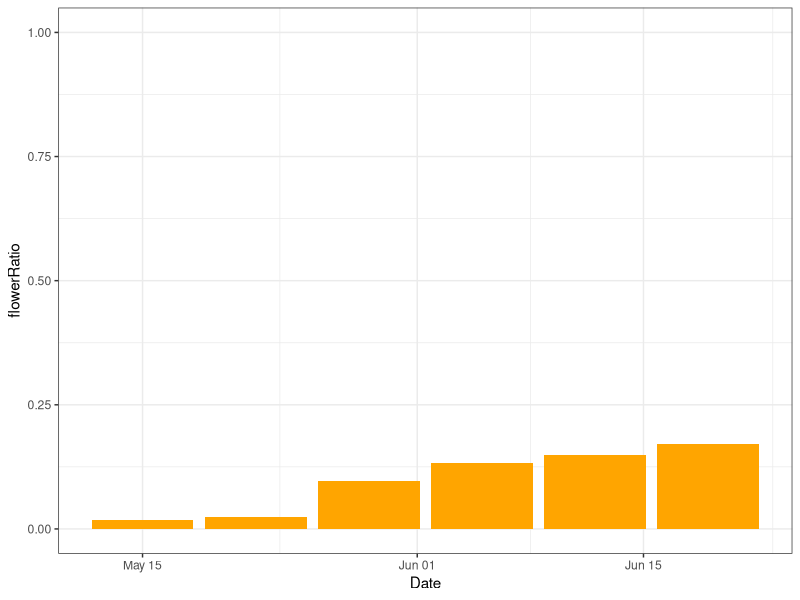
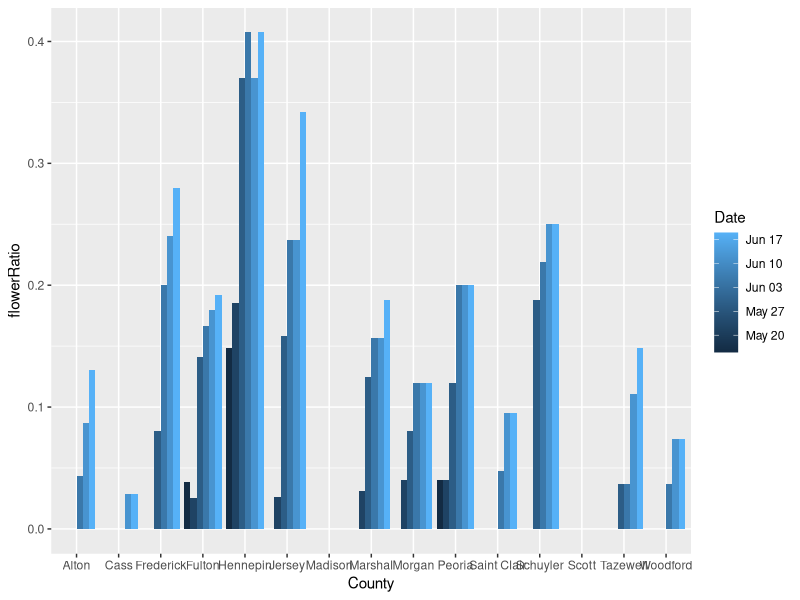
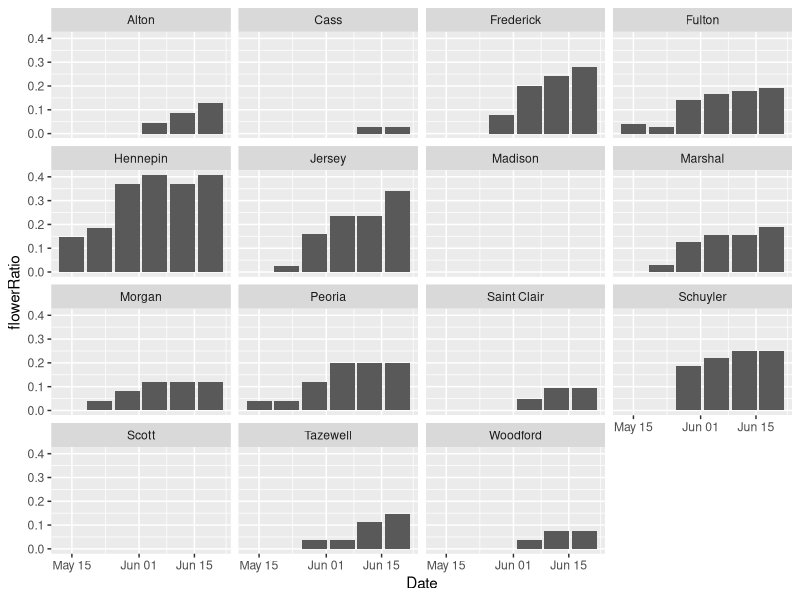
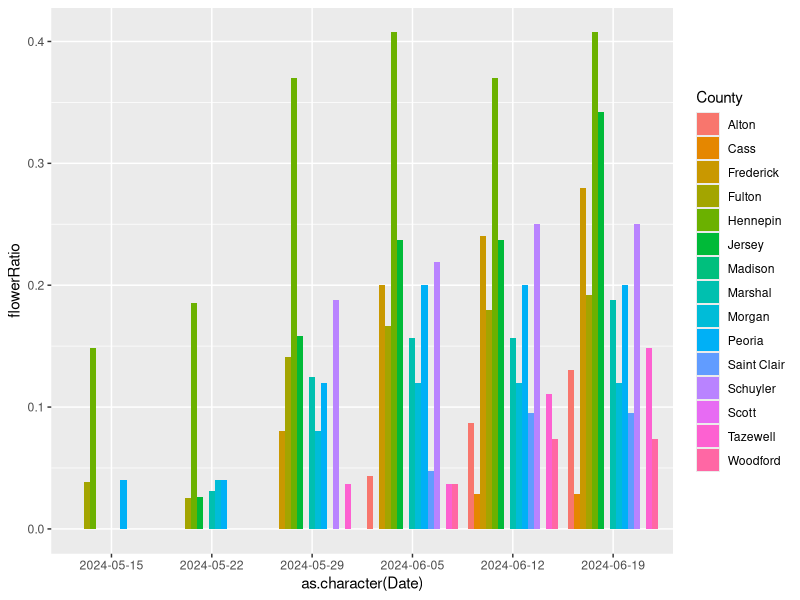
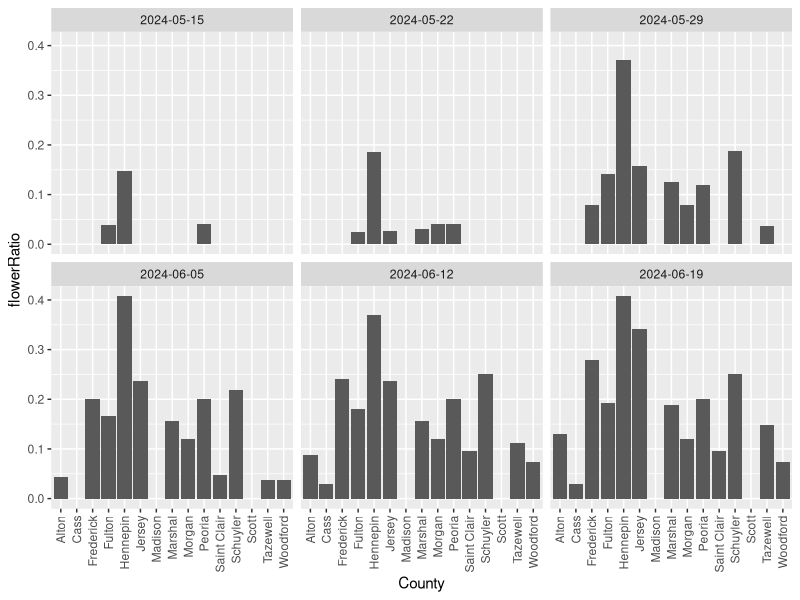
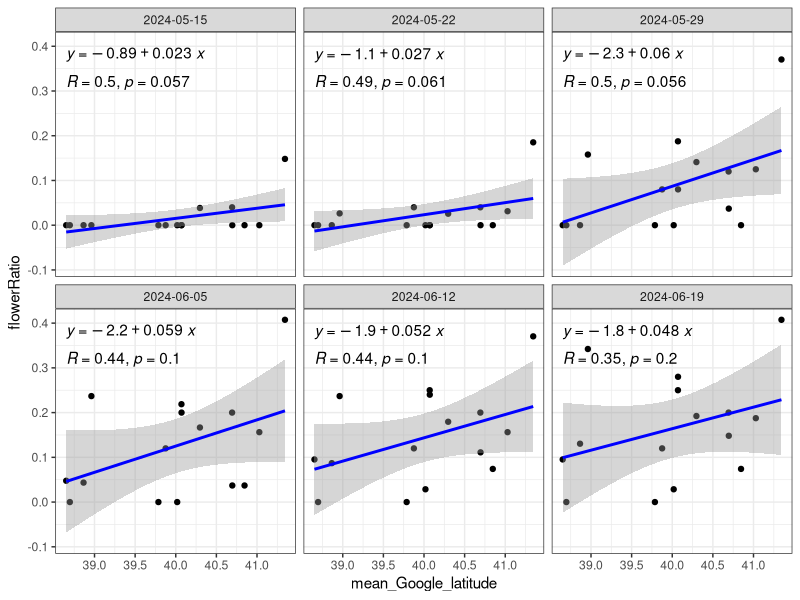

Write R code to recreate these figures, in order. (Note: this script raises an error after producing the figures.)
library(tidyverse)
library(ggpubr)

setwd("/Users/kuowenhsi/Library/CloudStorage/OneDrive-WashingtonUniversityinSt.Louis/MOBOT/MOBOT_Boltonia")

Boltonia_data <- read_csv("./data/tidy_boltonia_data.csv")

unique(Boltonia_data$variable_name)

# make flowering ratio by Date into a plot

Boltonia_data_FlowerRatio <- Boltonia_data %>%
  filter(variable_name == "numDiscF") %>%
  mutate(values = case_when(is.na(values) ~ 0, values == 0 ~ 0, values >= 1 ~ 1, TRUE ~ as.numeric(NA))) %>%
  group_by(Date) %>%
  summarize(flowerRatio = sum(values)/n())

# make days to flower data

Boltonia_data_DaysToFlower <- Boltonia_data %>%
  mutate(PlantingDate = as.Date(PlantingDate, "%m/%d/%y"), FirstLeafDate = as.Date(FirstLeafDate, "%m/%d/%y"))%>%
  filter(variable_name %in% c("numFlwrB", "numRayF", "numDiscF"))%>%
  mutate(values = case_when(is.na(values) ~ 0, TRUE ~ values))%>%
  mutate(index = factor(index))%>%
  group_by(index, variable_name)%>%
  arrange(Date_index, .by_group = TRUE)%>%
  mutate(is_first = case_when((lag(values) == 0 & values > 0) ~ TRUE, TRUE ~ FALSE))%>%
  filter(is_first == TRUE)%>%
  filter(Date_index == min(Date_index))%>%
  select(index, PlantingDate, FirstLeafDate, variable_name, Date)%>%
  mutate(DaysToFlower = Date -PlantingDate)%>%
  ungroup()%>%
  complete(index, variable_name)%>%
  mutate(DaysToFlower = case_when(is.na(DaysToFlower) ~ as.difftime(150, "%d", "days"), TRUE ~ DaysToFlower))%>%
  select(index, variable_name, DaysToFlower)
  



p <- ggplot(data = Boltonia_data_FlowerRatio, mapping = aes(x = Date, y = flowerRatio)) + 
  geom_col(fill = "orange")+
  scale_y_continuous(limits = c(0, 1))+
  theme_bw()

p

# Then plot flowering ratio by Date and County

Boltonia_data_FlowerRatio_county <- Boltonia_data %>%
  filter(variable_name == "numDiscF") %>%
  mutate(values = case_when(is.na(values) ~ 0, values == 0 ~ 0, values >= 1 ~ 1, TRUE ~ as.numeric(NA))) %>%
  group_by(Date, County) %>%
  summarize(flowerRatio = sum(values)/n(), mean_Google_latitude = mean(Google_Latitude), mean_Google_longitude = mean(Google_Longitude))%>%
  arrange(County, Date)


# plot

# County first
p <- ggplot(data = Boltonia_data_FlowerRatio_county, aes(x = County, y = flowerRatio))+
  geom_col(aes(group = Date, fill = Date), position = position_dodge())
p


p <- ggplot(data = Boltonia_data_FlowerRatio_county, aes(x = Date, y = flowerRatio))+
  geom_col()+
  facet_wrap(.~County)
p


# Date first
p <- ggplot(data = Boltonia_data_FlowerRatio_county, aes(x = as.character(Date), y = flowerRatio))+
  geom_col(aes(group = County, fill = County), position = position_dodge())
p

p <- ggplot(data = Boltonia_data_FlowerRatio_county, aes(x = County, y = flowerRatio))+
  geom_col()+
  facet_wrap(.~Date)+
  theme(axis.text.x = element_text(angle = 90, hjust = 1, vjust = 0.5))
p


# by latitude

p <- ggplot(data = Boltonia_data_FlowerRatio_county, mapping = aes(x = mean_Google_latitude, y = flowerRatio))+
  geom_point()+
  stat_smooth(method = "lm", color = "blue")+
  stat_cor(method = "pearson", label.x.npc = 0, label.y.npc = 0.80)+
  stat_regline_equation(label.x.npc = 0, label.y.npc = 0.95)+
  facet_wrap(.~Date)+
  theme_bw()
p

# by longitude

StClair_Ratio <- data.frame(
  name = c("2024-05-15", "2024-05-22", "2024-05-29","2024-06-05", "2024-06-12", "2024-06-19"),
  value = c(0.00000000, 0.00000000, 0.00000000, 0.04761905, 0.09523810, 0.09523810))
ggplot(StClair_Ratio, aes(x = Date, y = Value)) + 
  geom_bar(stat = "identity")
###Fulton###
Boltonia_data_FlowerRatio <- Boltonia_data %>%
  filter(variable_name == "numDiscF", County == "Fulton") %>%
  mutate(values = case_when(is.na(values) ~ 0, values == 0 ~ 0, values >= 1 ~ 1, TRUE ~ as.numeric(NA))) %>%
  group_by(Date) %>%
  summarize(flowerRatio = sum(values)/n())
Fulton_Ratio <- data.frame(
  name = c("2024-05-15", "2024-05-22", "2024-05-29","2024-06-05", "2024-06-12", "2024-06-19"),
  value = c(0.03846154, 0.02564103, 0.14102564, 0.16666667, 0.17948718, 0.19230769))
ggplot(Fulton_Ratio, aes(x = Date, y = Value)) + 
  geom_bar(stat = "identity")
###Frederick###
Boltonia_data_FlowerRatio <- Boltonia_data %>%
  filter(variable_name == "numDiscF", County == "Frederick") %>%
  mutate(values = case_when(is.na(values) ~ 0, values == 0 ~ 0, values >= 1 ~ 1, TRUE ~ as.numeric(NA))) %>%
  group_by(Date) %>%
  summarize(flowerRatio = sum(values)/n())
Frederick_Ratio <- data.frame(
  name = c("2024-05-15", "2024-05-22", "2024-05-29","2024-06-05", "2024-06-12", "2024-06-19"),
  value = c(0.00, 0.00, 0.08, 0.20, 0.24, 0.28))
ggplot(Frederick_Ratio, aes(x = name, y = value)) + 
  geom_bar(stat = "identity")
###Tazewell###
Boltonia_data_FlowerRatio <- Boltonia_data %>%
  filter(variable_name == "numDiscF", County == "Tazewell") %>%
  mutate(values = case_when(is.na(values) ~ 0, values == 0 ~ 0, values >= 1 ~ 1, TRUE ~ as.numeric(NA))) %>%
  group_by(Date) %>%
  summarize(flowerRatio = sum(values)/n())
Tazewell_Ratio <- data.frame(
  name = c("2024-05-15", "2024-05-22", "2024-05-29","2024-06-05", "2024-06-12", "2024-06-19"),
  value = c(0.00, 0.00, 0.08, 0.20, 0.24, 0.28))
ggplot(Tazewell_Ratio, aes(x = Date, y = Value)) + 
  geom_bar(stat = "identity")
###

# Then plot flowering ratio by Date and MaternalLine
Boltonia_data_FlowerRatio <- Boltonia_data %>%
  filter(variable_name == "numDiscF", MaternalLine == "2011-2598-1") %>%
  mutate(values = case_when(is.na(values) ~ 0, values == 0 ~ 0, values >= 1 ~ 1, TRUE ~ as.numeric(NA))) %>%
  group_by(Date) %>%
  summarize(flowerRatio = sum(values)/n())
MaternalLine_Ratio <- data.frame(
  name = c("2024-05-15", "2024-05-22", "2024-05-29","2024-06-05", "2024-06-12", "2024-06-19"),
  value = c(0.00000000, 0.02631579, 0.15789474, 0.23684211, 0.23684211, 0.34210526))
ggplot(MaternalLine_Ratio, aes(x = name, y = value)) + 
  geom_bar(stat = "identity")

# if we do not want those dead plants in flowering ratio calculation
mutate(values = case_when(is.na(values) ~ 0, values == 0 ~ 0, values >= 1 ~ 1, TRUE ~ as.numeric(NA)))

##########################

p <- ggplot(data = filter(Boltonia_data, variable_name == "leafLong", Date == as.Date("2024-05-01")), aes(x = County, y = values))+
  geom_violin(aes(fill = County), color = NA, alpha = 0.7)+
  geom_point()

p
ggsave("./figures/county_figure.png", width = 10, height = 10, dpi = 600)


p <- ggplot(data = filter(Boltonia_data, variable_name == "stemLength", Date == as.Date("2024-06-19")), aes(x = Google_Latitude, y = values))+
  geom_point()
p


p <- ggplot(data = filter(Boltonia_data, variable_name == "stemLength", Date == as.Date("2024-06-19")), aes(x = Google_Longitude, y = values))+
  geom_point()
p

##MaternalLine plots#######
###########################
p <- ggplot(data = filter(Boltonia_data, variable_name == "stemLength", Date == as.Date("2024-06-19")), aes(x = MaternalLine, y = values))+
  geom_point()+
  labs(title = "Maternal Line & Stem Length")
p
ggsave("./figures/MaternalLine_stemlength.png", width = 15, height = 10, dpi = 600)

p <-ggplot(data = filter(Boltonia_data, variable_name == "numFlwrB", Date == as.Date("2024-06-19")), aes(x = MaternalLine, y = values))+
  geom_point()+
  labs(title = "Maternal Line & Numbder of Flower Buds")
p
ggsave("./figures/MaternalLine_numFlwrB.png", width = 15, height = 10, dpi = 600)

p <- ggplot(data = filter(Boltonia_data, variable_name == "numLSt", Date == as.Date("2024-06-19")), aes(x = MaternalLine, y = values))+
  geom_point()
p
ggsave("./figures/MaternalLine_numLSt.png", width = 10, height = 10, dpi = 600)

p <- ggplot(data = filter(Boltonia_data, variable_name == "numRos", Date == as.Date("2024-06-19")), aes(x = MaternalLine, y = values))+
  geom_point()
p
ggsave("./figures/MaternalLine_numRos", width = 10, height = 10, dpi = 600)

p <- ggplot(data = filter(Boltonia_data, variable_name == "leafLong", Date == as.Date("2024-05-15")), aes(x = MaternalLine, y = values))+
  geom_point()
p
ggsave("./figures/MaternalLine_leaflong.png", width = 10, height = 10, dpi = 600)

p <- ggplot(data = filter(Boltonia_data, variable_name == "leafWide", Date == as.Date("2024-05-15")), aes(x = MaternalLine, y = values))+
  geom_point()
p
ggsave("./figures/MaternalLine_leafwide.png", width = 10, height = 10, dpi = 600)

##State plots##########
#######################

p <- ggplot(data = filter(Boltonia_data, variable_name == "stemLength", Date == as.Date("2024-06-19")), aes(x = County, y = values))+
  geom_point()+
  labs(title = "County & Stem Length")
p
ggsave("./figures/County_stemlength.png", width = 15, height = 10, dpi = 600)

p <-ggplot(data = filter(Boltonia_data, variable_name == "numFlwrB", Date == as.Date("2024-06-19")), aes(x = County, y = values))+
  geom_point()+
  labs(title = "County & Number of Flower Buds")
p
ggsave("./figures/County_numFlwrB.png", width = 15, height = 10, dpi = 600)

p <- ggplot(data = filter(Boltonia_data, variable_name == "numLSt", Date == as.Date("2024-06-19")), aes(x = County, y = values))+
  geom_point()
p
ggsave("./figures/County_numLSt.png", width = 10, height = 10, dpi = 600)

p <- ggplot(data = filter(Boltonia_data, variable_name == "numRos", Date == as.Date("2024-06-19")), aes(x = County, y = values))+
  geom_point()
p
ggsave("./figures/County_numRos", width = 10, height = 10, dpi = 600)

p <- ggplot(data = filter(Boltonia_data, variable_name == "leafLong", Date == as.Date("2024-05-15")), aes(x = County, y = values))+
  geom_point()
p
ggsave("./figures/County_leaflong.png", width = 10, height = 10, dpi = 600)

p <- ggplot(data = filter(Boltonia_data, variable_name == "leafWide", Date == as.Date("2024-05-15")), aes(x = County, y = values))+
  geom_point()
p



